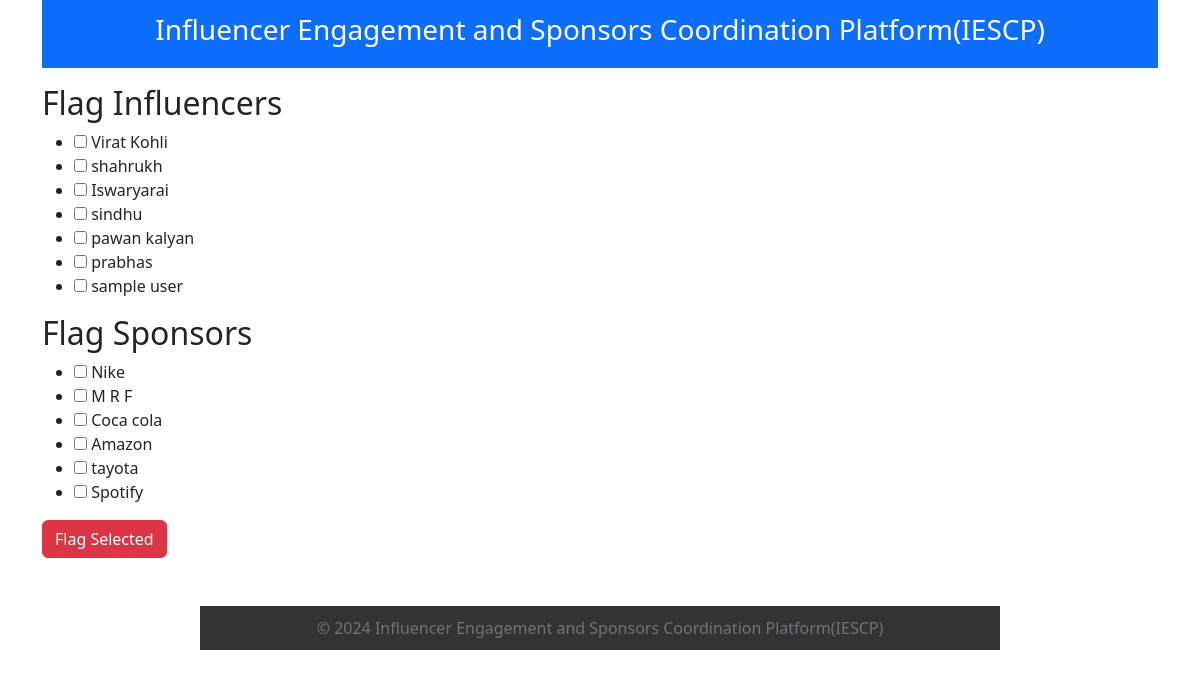
Page /flag on the committed database.
### influencers/models.py (models this page shows)
class influencer_login(db.Model):
    __tablename__ = 'influencer_login'
    influencer_id = db.Column(db.Integer, primary_key=True, nullable=False, unique=True)
    influencer_name = db.Column(db.String(80), nullable=False, unique=True)
    password = db.Column(db.String(128), nullable=False)
    email = db.Column(db.String(120), nullable=False)
    category = db.Column(db.String(80), nullable=False)
    Instagram = db.Column(db.String(128))
    twitter = db.Column(db.String(128))
    youtube = db.Column(db.String(128))
    profile_pic = db.Column(db.BLOB)

### sponsors/models.py (models this page shows)
class sponsor_login(db.Model):
    __tablename__ = 'sponsor_login'
    sponsor_id = db.Column(db.Integer, primary_key=True, nullable=False, unique=True)
    sponsor_name = db.Column(db.String(80), nullable=False, unique=True)
    password = db.Column(db.String(128), nullable=False)
    email = db.Column(db.String(120), nullable=False)
    company_name = db.Column(db.String(80), nullable=False)
    Industry = db.Column(db.String(80), nullable=False)
    Campaigns = relationship('Campaigns', backref='sponsor', lazy=True)
    profile_pic = db.Column(db.LargeBinary)

### admin/views.py (the view, shortened to what this page needs)
@admin_app.route('/flag', methods=['GET', 'POST'])
def flag():
    influencers = influencer_login.query.all()
    sponsors = sponsor_login.query.all()
    return render_template('admin/flag.html', influencers=influencers, sponsors=sponsors)

### templates/admin/flag.html (shortened to what this page needs)
{% extends "base.html" %}
{% block nav %}
{% include "nav.html" %}
{% endblock %}
{% block content %}
<form method="POST" action="{{ url_for('admin_app.flag') }}">
    <h2>Flag Influencers</h2>
    {% if influencers %}
        <ul>
            {% for inf in influencers %}
                <li>
                    <input type="checkbox" name="inf" value="{{ inf.influencer_name }}">
                    {{ inf.influencer_name }}
                </li>
            {% endfor %}
        </ul>
    {% endif %}
    <h2>Flag Sponsors</h2>
    {% if sponsors %}
        <ul>
            {% for spon in sponsors %}
                <li>
                    <input type="checkbox" name="spon" value="{{ spon.sponsor_name }}">
                    {{ spon.sponsor_name }}
                </li>
            {% endfor %}
        </ul>
    {% endif %}
    <button type="submit" class="btn btn-danger">Flag Selected</button>
</form>
{% endblock %}

### templates/base.html (shortened to what this page needs)
<!doctype html>
<html lang="en">
  <head>
    <link rel="stylesheet" href="static/style.css">
    <link rel="stylesheet" href="https://cdn.jsdelivr.net/npm/bootstrap-icons@1.11.3/font/bootstrap-icons.min.css">
    <link href="https://cdn.jsdelivr.net/npm/bootstrap@5.2.3/dist/css/bootstrap.min.css" rel="stylesheet">
    <link href="https://cdnjs.cloudflare.com/ajax/libs/font-awesome/4.7.0/css/font-awesome.min.css" rel="stylesheet">
  </head>
  <body class="bgblue">
    {% block nav %}{% endblock %}
    <div class="container">
      <main>
        {% block content %}{% endblock %}
      </main>
    </div>
    <div class="offset-md-2 col-md-8 pt-5 pb-3">
      <footer>
      <span class="text-muted">&copy; 2024 {{ config['SITE_NAME'] }}</span>
    </footer>
    </div>
  </body>
</html>

### templates/nav.html
<div class="container pb-3">
  <nav class="navbar navbar-dark bg-primary">
    <div class="container-fluid">
      <a class="navbar-brand mx-auto" href="{{ url_for('admin_app.index') }}">
        <h3>{{ config['SITE_NAME'] }}</h3>
      </a>
    </div>
  </nav>
</div>

### static/style.css (style rules this page uses)
html, body { margin: 0; padding: 0; height: 100%; overflow: hidden; }
body { font-family: 'Arial', sans-serif; display: flex; flex-direction: column; height: 100%; margin: 0; padding: 0; padding-bottom: 60px; overflow-y: scroll; }
footer { text-align: center; padding: 10px; background-color: #333; color: #fff; width: 100%; }

### templates/base.html (style rules this page uses)
html, body { height: 100%; margin: 0; }
body { display: flex; flex-direction: column; }
main { flex: 1; }

### rows in the picture
influencer_login: influencer_name "Virat Kohli"
influencer_login: influencer_name "shahrukh"
influencer_login: influencer_name "Iswaryarai"
influencer_login: influencer_name "sindhu"
influencer_login: influencer_name "pawan kalyan"
influencer_login: influencer_name "prabhas"
influencer_login: influencer_name "sample user"
sponsor_login: sponsor_name "Nike"
sponsor_login: sponsor_name "M R F"
sponsor_login: sponsor_name "Coca cola"
sponsor_login: sponsor_name "Amazon"
sponsor_login: sponsor_name "tayota"
sponsor_login: sponsor_name "Spotify"

### other values in the picture
{{ config['SITE_NAME'] }} "Influencer Engagement and Sponsors Coordination Platform(IESCP)"
